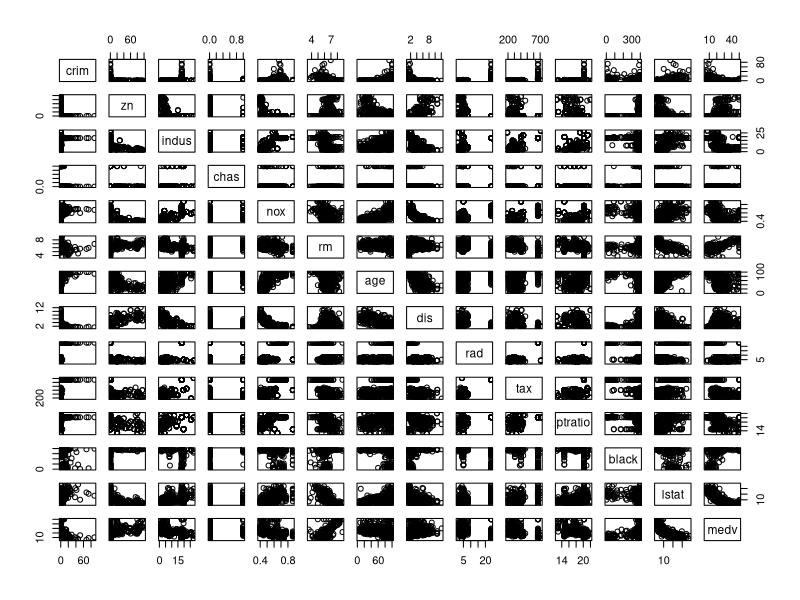
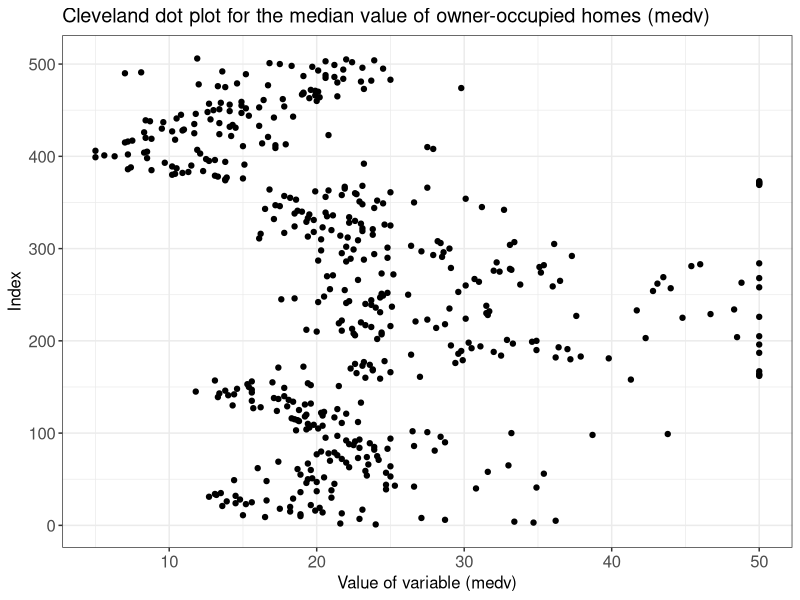
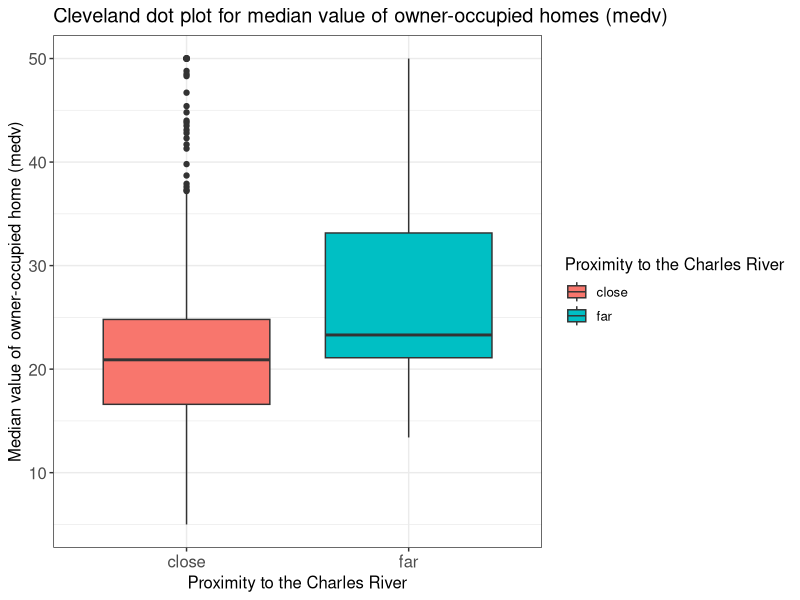
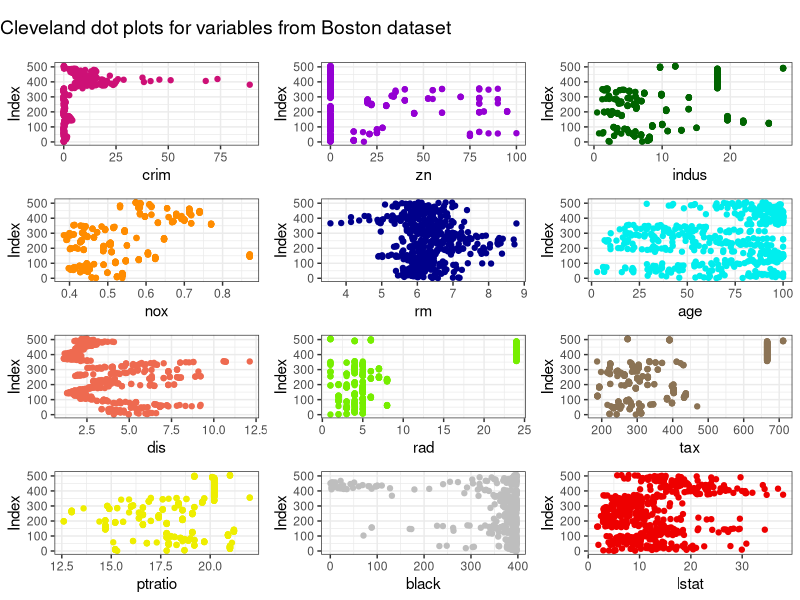
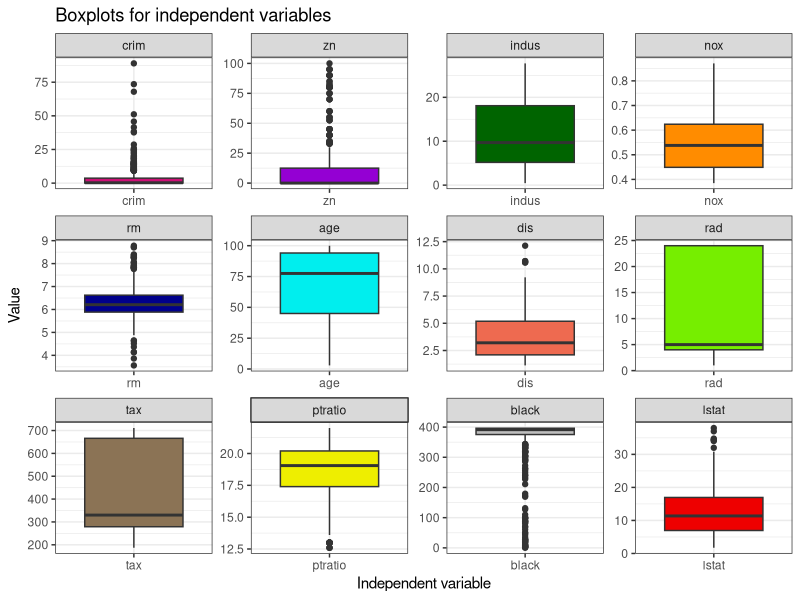
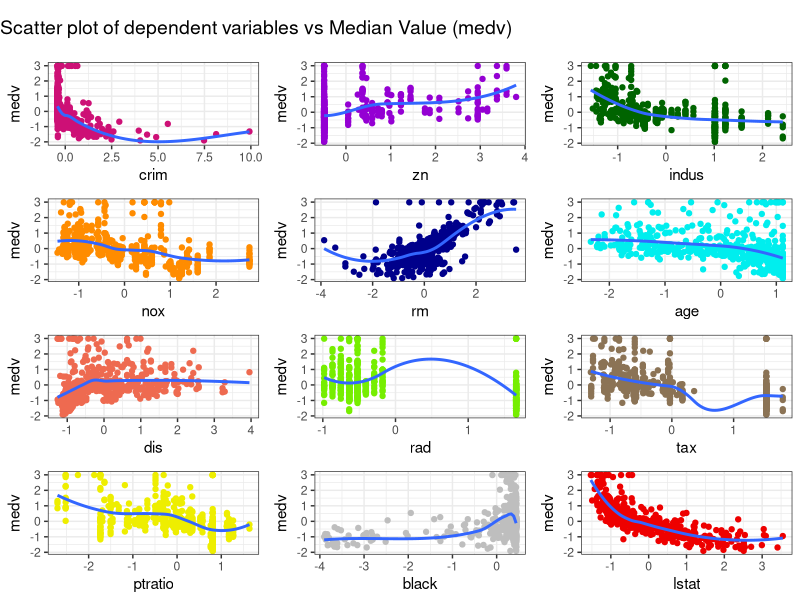
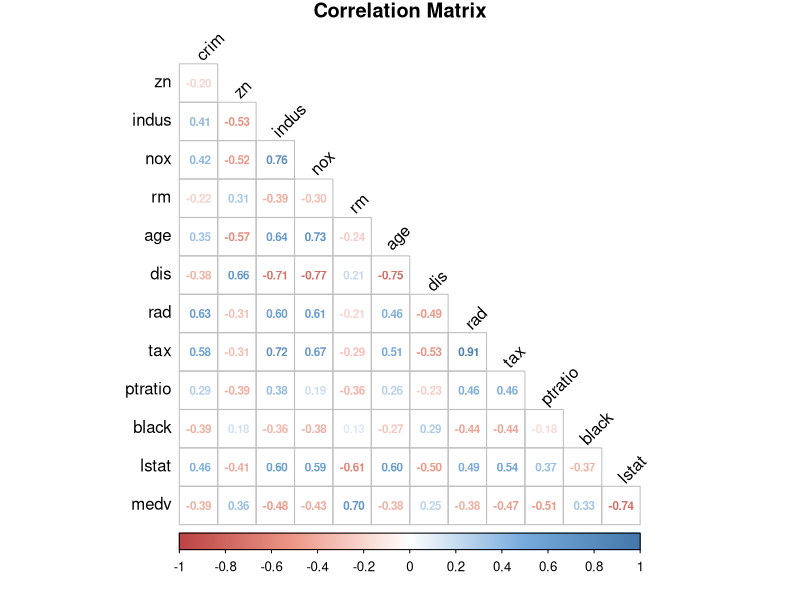
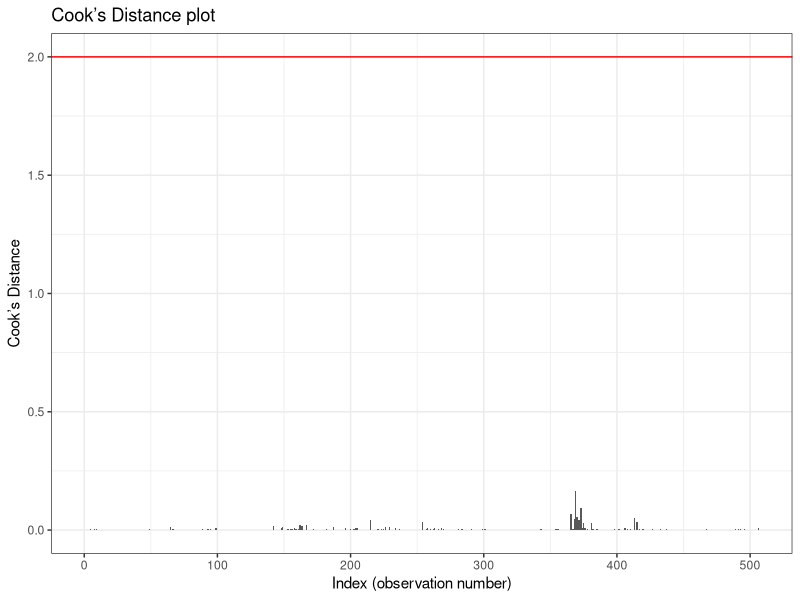

These charts were generated, in order, by the following R code:
## ---- chunk 1
knitr::opts_chunk$set(echo = TRUE)
## ---- chunk 2
require('MASS')
require('dplyr')
require('ggplot2')
require('cowplot')
require('corrplot')
require('car')
require('reshape2')
require('RColorBrewer')
## ---- chunk 3
# data import
df <- Boston

str(df)
## ---- chunk 4
plot(df)
## ---- chunk 5
df <- df %>% mutate(chas = factor(chas, labels = c('RiverFar','RiverClose')))
str(df)
## ---- chunk 6
colSums(is.na(df))
## ---- chunk 7
theme_set(theme_bw())
ggplot(df, aes(y = 1:nrow(df), x = medv)) + 
  geom_point() + 
  labs(y = 'Index', 
       x = 'Value of variable (medv)', 
       title = "Cleveland dot plot for the median value of owner-occupied homes (medv)") + 
  theme(text = element_text(size=12), 
        axis.text = element_text(size=12))
## ---- chunk 8
theme_set(theme_bw())
ggplot(df, aes(y = medv, x = chas, fill = factor(chas))) + 
  geom_boxplot() + 
  labs(y = 'Median value of owner-occupied home (medv)', 
       x = 'Proximity to the Charles River', 
       title = "Cleveland dot plot for median value of owner-occupied homes (medv)" ) + 
  
  scale_fill_hue(name = "Proximity to the Charles River", 
                 labels=c("close", "far")) +
  scale_x_discrete(labels =c("close", "far")) + 
  theme(text = element_text(size=12), 
        axis.text = element_text(size=12))

## ---- chunk 9
gg_dot <- ggplot(df, aes(y = 1:nrow(df))) + 
  ylab('Index')
Pl1 <- gg_dot + aes(x = crim) + geom_point(color = 'deeppink3') 
Pl2 <- gg_dot + aes(x = zn) + geom_point(color = "darkviolet")
Pl3 <- gg_dot + aes(x = indus) + geom_point(color = "darkgreen") 
Pl4 <- gg_dot + aes(x = nox) + geom_point(color = "darkorange" )
Pl5 <- gg_dot + aes(x = rm) + geom_point(color = "darkblue" )
Pl6 <- gg_dot + aes(x = age) + geom_point(color =  "cyan2" )
Pl7 <- gg_dot + aes(x = dis) + geom_point(color =  "coral2" )
Pl8 <- gg_dot + aes(x = rad)  + geom_point(color = "chartreuse2")
Pl9 <- gg_dot + aes(x = tax) + geom_point(color = "burlywood4")
Pl10 <- gg_dot + aes(x = ptratio) + geom_point(color = "yellow2" )
Pl11 <- gg_dot + aes(x = black) + geom_point(color = "gray")
Pl12 <- gg_dot + aes(x = lstat) + geom_point(color = "red2")
title_theme <- ggdraw() + 
  draw_label("Cleveland dot plots for variables from Boston dataset", x = 0, hjust = 0)
plot_row <- plot_grid(Pl1, Pl2, Pl3, Pl4, Pl5, Pl6,
          Pl7, Pl8, Pl9,Pl10,Pl11,Pl12, ncol = 3, nrow = 4)
plot_grid(title_theme, plot_row, ncol = 1, rel_heights = c(0.1, 1))
## ---- chunk 10
ggplot(data = melt(df[,-c(4, 14)] ), aes(x=variable, y=value)) + 
  geom_boxplot(fill = c('deeppink3', "darkviolet","darkgreen","darkorange","darkblue", "cyan2","coral2","chartreuse2","burlywood4","yellow2","gray","red2")) +
  facet_wrap( ~ variable, scales="free") + 
  xlab("Independent variable") +
  ylab("Value") + 
  labs(title = "Boxplots for independent variables")+
  theme_bw()
## ---- chunk 11
table(df$chas)
## ---- chunk 12
df_scale <- as.data.frame(sapply(df[,-4], scale))
df_scale$chas <- df$chas
head(df_scale)
## ---- chunk 13
gg_cor <- ggplot(df_scale, 
                 aes(y = medv)) 
Pl1 <- gg_cor + aes(x = crim) + geom_point(color = 'deeppink3') + geom_smooth( se = FALSE) 
Pl2 <- gg_cor + aes(x = zn) + geom_point(color = "darkviolet") + geom_smooth( se = FALSE) 
Pl3 <- gg_cor + aes(x = indus) + geom_point(color = "darkgreen") + geom_smooth( se = FALSE) 
Pl4 <- gg_cor + aes(x = nox) + geom_point(color = "darkorange" ) + geom_smooth( se = FALSE) 
Pl5 <- gg_cor + aes(x = rm) + geom_point(color = "darkblue" ) + geom_smooth( se = FALSE) 
Pl6 <- gg_cor + aes(x = age) + geom_point(color =  "cyan2" ) + geom_smooth( se = FALSE) 
Pl7 <- gg_cor + aes(x = dis) + geom_point(color =  "coral2" ) + geom_smooth( se = FALSE) 
Pl8 <- gg_cor + aes(x = rad)  + geom_point(color = "chartreuse2") + geom_smooth( se = FALSE) 
Pl9 <- gg_cor + aes(x = tax) + geom_point(color = "burlywood4") + geom_smooth( se = FALSE) 
Pl10 <- gg_cor + aes(x = ptratio) + geom_point(color = "yellow2" ) + geom_smooth( se = FALSE) 
Pl11 <- gg_cor + aes(x = black) + geom_point(color = "gray") + geom_smooth( se = FALSE) 
Pl12 <- gg_cor + aes(x = lstat) + geom_point(color = "red2") + geom_smooth( se = FALSE) 
title_theme <- ggdraw() + 
  draw_label("Scatter plot of dependent variables vs Median Value (medv)", x = 0, hjust = 0)
plot_row <- plot_grid(Pl1, Pl2, Pl3, Pl4, Pl5, Pl6,
          Pl7, Pl8, Pl9,Pl10,Pl11,Pl12, ncol = 3, nrow = 4)
plot_grid(title_theme, plot_row, ncol = 1, rel_heights = c(0.1, 1))
## ---- chunk 14
col_pal <- colorRampPalette(c("#BB4444", "#EE9988", "#FFFFFF", "#77AADD", "#4477AA"))
corrplot(cor(df_scale[, -14]), 
         method = "number", 
         col = col_pal(200),
         type = "lower", 
         diag = FALSE,
         title = "Correlation Matrix",
         tl.srt=45, mar=c(0,0,1,0), 
         addCoef.col = "black",
         tl.col="black", 
         number.cex = 0.7, 
         tl.cex = 1)
## ---- chunk 15
mod1 <- lm(medv ~ . , data = df_scale )
summary(mod1)

## ---- chunk 16
vif(mod1) # we should remove tax variable as its VIF is maximal and > 2 
## ---- chunk 17
mod2 <- update(mod1, .~. - tax) # remove tax from the model
vif(mod2) # nox variable shows the highest VIF > 2
## ---- chunk 18
mod3 <- update(mod2, .~. - nox) # remove nox from the model
vif(mod3) # dis variable shows the highest VIF > 2
## ---- chunk 19
mod4 <- update(mod3, .~. - dis) # remove dis from the model
vif(mod4) # lstat variable shows the highest VIF > 2
## ---- chunk 20
mod5 <- update(mod4, .~. - lstat) # remove lstat from the model
vif(mod5) # rad variable shows the highest VIF > 2
## ---- chunk 21
mod6 <- update(mod5, .~. - rad) # remove rad from the model
vif(mod6) # indus variable shows the highest VIF > 2
## ---- chunk 22
mod7 <- update(mod6, .~. - indus) # remove rad from the model
vif(mod7) # for each variable VIF < 2
## ---- chunk 23
summary(mod7)
## ---- chunk 24
not_included1 <- colnames(df_scale)[!(colnames(df_scale) %in% names(coefficients(mod1))) & (colnames(df_scale)!='chas') & (colnames(df_scale)!='medv')]

mod1_diag <- fortify(mod1, df_scale %>% select(not_included1))
head(mod1_diag)
## ---- chunk 25
ggplot(mod1_diag, 
       aes(x = 1:nrow(mod1_diag), 
           y = .cooksd)) + 
  geom_bar(stat = "identity") + 
  geom_hline(yintercept = 2, color = "red") +
  xlab(label = "Index (observation number)") + 
  ylab(label = "Cook’s Distance") +
  labs(title = "Cook’s Distance plot")
## ---- chunk 26
gg_resid <- ggplot(data = mod1_diag, 
                   aes(x = .fitted, 
                       y = .stdresid)) + 
  geom_point() + 
  geom_hline(yintercept = 0) +
  geom_smooth(method = "lm") +
  geom_hline(yintercept = 2, color = "red") +
  geom_hline(yintercept = -2, color = "red")
gg_resid + 
  xlab(label = "Fitted values") + 
  ylab(label = "Standardized residuals") +
  labs(title = 'Standardized residuals vs Fitted values plot')
## ---- chunk 27
qqPlot(mod1_diag$.stdresid,
       xlab = 'Theoretical quantiles of a normal distribution',
       ylab = 'Standardized residuals', 
       main = 'Quantile-comparison plot for standardised residuals')
## ---- chunk 28
drop1(mod7, test = "F") # the last contributive predictor is zn
## ---- chunk 29
mod8 <- update(mod7, .~. - zn) # remove zn variable from the last model
drop1(mod8, test = "F")
## ---- chunk 30
summary(mod8)
## ---- chunk 31
not_included <- colnames(df_scale)[!(colnames(df_scale) %in% names(coefficients(mod8))) & (colnames(df_scale)!='chas') & (colnames(df_scale)!='medv')]

mod8_diag <- fortify(mod8, df_scale %>% select(not_included))
head(mod8_diag)
## ---- chunk 32
ggplot(mod8_diag, 
       aes(x = 1:nrow(mod8_diag), 
           y = .cooksd)) + 
  geom_bar(stat = "identity") + 
  geom_hline(yintercept = 2, color = "red") +
  xlab(label = "Index (observation number)") + 
  ylab(label = "Cook’s Distance") +
  labs(title = "Cook’s Distance plot")
## ---- chunk 33
gg_resid <- ggplot(data = mod8_diag, 
                   aes(x = .fitted, 
                       y = .stdresid)) + 
  geom_point() + 
  geom_hline(yintercept = 0) +
  geom_smooth(method = "lm") +
  geom_hline(yintercept = 2, color = "red") +
  geom_hline(yintercept = -2, color = "red")
gg_resid + 
  xlab(label = "Fitted values") + 
  ylab(label = "Standardized residuals") +
  labs(title = 'Standardized residuals vs Fitted values plot')
## ---- chunk 34
qqPlot(mod8_diag$.stdresid,
       xlab = 'Theoretical quantiles of a normal distribution',
       ylab = 'Standardized residuals', 
       main = 'Quantile-comparison plot for standardised residuals')
## ---- chunk 35
res_1 <- gg_resid + aes(x = zn) + ylab(label = "Residuals")
res_2 <- gg_resid + aes(x = indus) + ylab(label = "Residuals")
res_3 <- gg_resid + aes(x = nox) + ylab(label = "Residuals")
res_4 <- gg_resid + aes(x = dis) + ylab(label = "Residuals")
res_5 <- gg_resid + aes(x = rad) + ylab(label = "Residuals")
res_6 <- gg_resid + aes(x = tax) + ylab(label = "Residuals")
res_7 <- gg_resid + aes(x = lstat) + ylab(label = "Residuals")

plot_row <- plot_grid(res_1, res_2, res_3, 
                      res_4, res_5, res_6, res_7, nrow = 4)

title_theme <- ggdraw() + 
  draw_label("Standardized residuals vs predictirs removed from the model", x = 0, hjust = 0)

plot_grid(title_theme, plot_row, ncol = 1, rel_heights = c(0.1, 1))

## ---- chunk 36
mod9 <- lm(medv ~ crim + rm + age + ptratio + black + chas, data = Boston %>% mutate(chas = factor(chas, labels = c('RiverFar','RiverClose'))))

summary(mod9)
## ---- chunk 37
drop1(mod9, test = "F")
## ---- chunk 38
vif(mod9) 
## ---- chunk 39
not_included3 <- colnames(df)[!(colnames(df) %in% names(coefficients(mod9))) & (colnames(df)!='chas') & (colnames(df)!='medv')]

mod9_diag <- fortify(mod9, df %>% select(not_included3))
head(mod9_diag)
## ---- chunk 40
ggplot(mod9_diag, 
       aes(x = 1:nrow(mod9_diag), 
           y = .cooksd)) + 
  geom_bar(stat = "identity") + 
  geom_hline(yintercept = 2, color = "red") +
  xlab(label = "Index (observation number)") + 
  ylab(label = "Cook’s Distance") +
  labs(title = "Cook’s Distance plot")
## ---- chunk 41
gg_resid <- ggplot(data = mod9_diag, 
                   aes(x = .fitted, 
                       y = .stdresid)) + 
  geom_point() + 
  geom_hline(yintercept = 0) +
  geom_smooth(method = "lm") +
  geom_hline(yintercept = 2, color = "red") +
  geom_hline(yintercept = -2, color = "red")
gg_resid + 
  xlab(label = "Fitted values") + 
  ylab(label = "Standardized residuals") +
  labs(title = 'Standardized residuals vs Fitted values plot')
## ---- chunk 42
qqPlot(mod9_diag$.stdresid,
       xlab = 'Theoretical quantiles of a normal distribution',
       ylab = 'Standardized residuals', 
       main = 'Quantile-comparison plot for standardised residuals')
## ---- chunk 43
res_1 <- gg_resid + aes(x = zn) + ylab(label = "Residuals")
res_2 <- gg_resid + aes(x = indus) + ylab(label = "Residuals")
res_3 <- gg_resid + aes(x = nox) + ylab(label = "Residuals")
res_4 <- gg_resid + aes(x = dis) + ylab(label = "Residuals")
res_5 <- gg_resid + aes(x = rad) + ylab(label = "Residuals")
res_6 <- gg_resid + aes(x = tax) + ylab(label = "Residuals")
res_7 <- gg_resid + aes(x = lstat) + ylab(label = "Residuals")

plot_row <- plot_grid(res_1, res_2, res_3, 
                      res_4, res_5, res_6, res_7, nrow = 4)

title_theme <- ggdraw() + 
  draw_label("Standardized residuals vs predictirs removed from the model", x = 0, hjust = 0)

plot_grid(title_theme, plot_row, ncol = 1, rel_heights = c(0.1, 1))
## ---- chunk 44
new_data <- Boston %>% mutate(chas = factor(chas, labels = c('RiverFar','RiverClose'))) %>% group_by(chas)%>%
do(data.frame(rm = seq(min(.$rm), max(.$rm), length.out = 100),
              crim = mean(.$crim),
              age = mean(.$age),
              ptratio = mean(.$ptratio),
              black = mean(.$black)))
## ---- chunk 45
Predictions <- predict(mod9, 
                       newdata = new_data,
                       interval = 'confidence')



new_data <- data.frame(new_data, Predictions)
## ---- chunk 46
Pl_predict <- ggplot(new_data, 
                     aes(x = rm, y = fit)) +
  geom_ribbon(alpha = 0.2, 
              aes(ymin = lwr, ymax = upr, group = chas)) +
  geom_line(aes(colour = chas)) +
  geom_point(data = Boston %>% mutate(chas = factor(chas, labels = c('RiverFar','RiverClose'))), 
             aes(x = rm, y = medv, color = chas)) +
  ggtitle("Prediciton based on the multiple linear model with initial data points") +
  scale_colour_hue(name = "Proximity to the Charles River",
                   labels=c("close", "far")) +
  ylab(label = 'Fitted median value of owner-occupied homes in 1000$ \n (medv)') +
  xlab(label = 'Average number of rooms per dwelling \n (rm)')
Pl_predict
